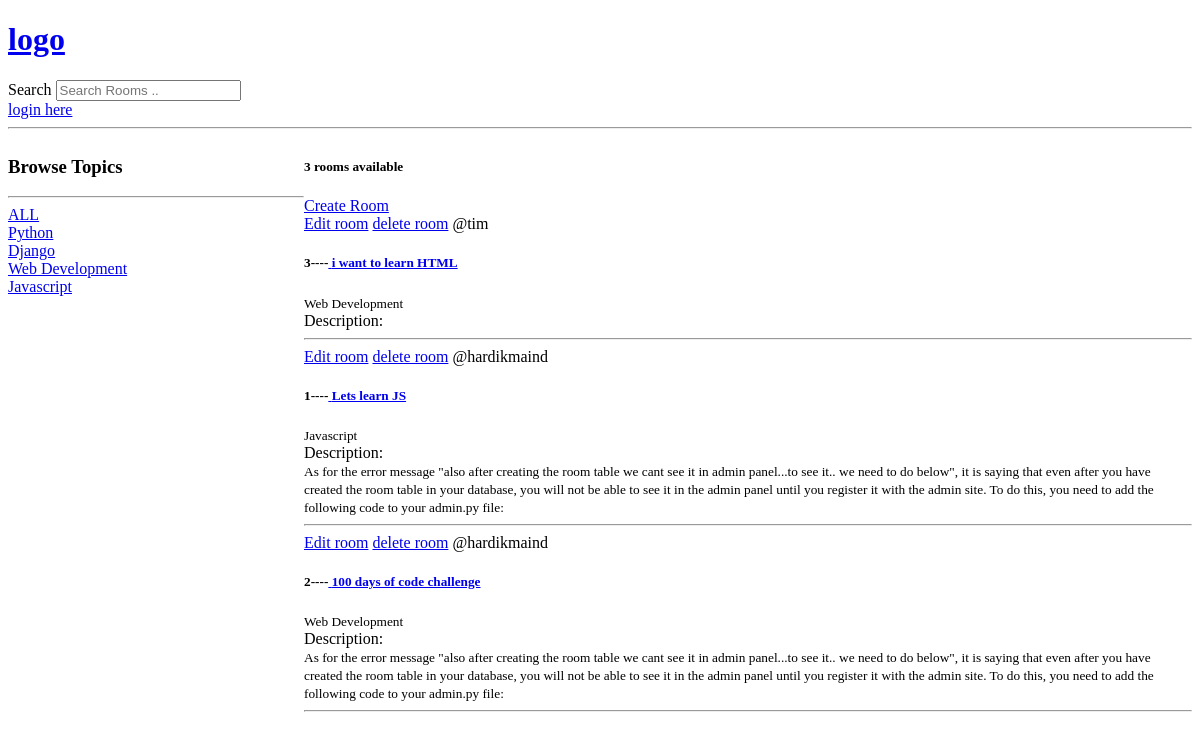
The app's page /, older data.
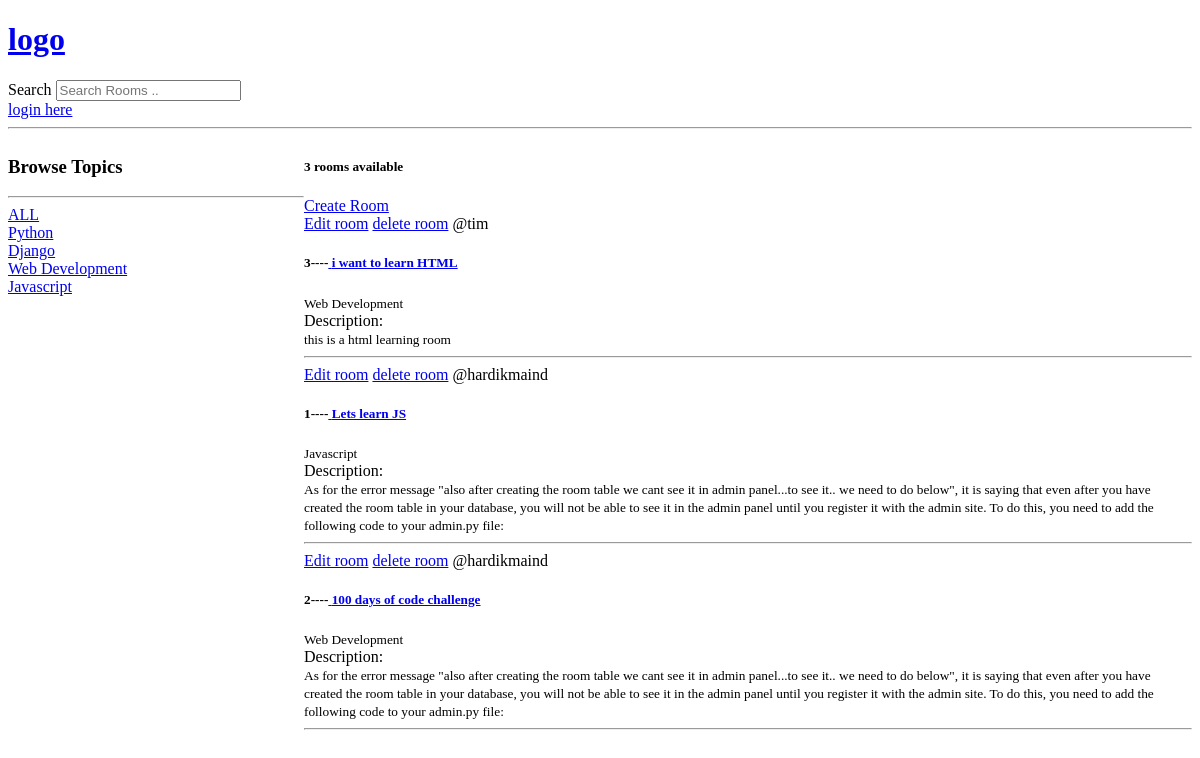
The same page, newer data.
### base/models.py (models this page shows, shortened)
class Topic(models.Model):
    name=models.CharField(max_length=200)

class Room(models.Model):
    name=models.CharField( max_length=200)  #here null is set to false by default. this means is ..the database cannot have the instance of this model without having this value something in it
    description=models.TextField(null=True ,blank=True)      #edar bydefault null ki value false rehti isliye aoan ne specify kiya hain ki null ki value true rahe. here it means that null is allowed
    updated=models.DateTimeField(auto_now=True)   #this is gonna take the snapshot of any time,this model instace was updated,so any time we run teh save mehod to update this model or this specifi table or item...this is going to take a time stamp. here we want the date and the time field it happend. here auto_now =true means that every time the save method is called this is going to take tha sanpshot automatically
    created=models.DateTimeField(auto_now_add=True)
    topic=models.ForeignKey(Topic,null=True ,on_delete=models.SET_NULL)       #this is a one to many relationship...and in bracket there is the model we are relating to. i.e parent model topic . incase topic is deleted then the room will be set to null, idont want to delete the room..i just want to set it to null. and if this value is set to null then we have to allow in the database that this value can be null. so we have to specify null=True
    host=models.ForeignKey(User,null=True ,on_delete=models.SET_NULL)
    class Meta:
        ordering=['-updated','-created']    #in this the newest  updateed room object(row in table Room) will be first and the oldest will be last

### base/views.py (the view)
# urls.py: path('', views.home,name="home"),   #when the user goes to the home page, the home function is called..which is in the views.py file
def home(request):
    q=request.GET.get('query') if request.GET.get('query')!=None  else '' #ye "query" home.html mein hai..wwhen clicked on the href link it will send the query to the url and then we will get the query here....we are getting the query from the url and storing it in a variable called q
    rooms=Room.objects.filter(Q(topic__name__icontains=q) | Q (name__icontains=q)|Q(description__icontains=q))
    room_count=rooms.count()    #this will count the number of rooms in the database
    topics=Topic.objects.all()
    context={'rooms':rooms,'topics':topics,'room_count':room_count} #this is a context dictionary....now here the rooms will be from the database and not from the above rooms list.
    return render(request,'base/home.html',context)             #base/home.html is the path to the home.html file. we dont need to add the template folder as django knows that it is in the template folder automatically.

### base/templates/base/home.html (shortened to what this page needs)
{% extends 'main.html' %} {% block content %}
<div class="home-container">
  <div>
    <h3>Browse Topics</h3>
    <hr />
    <div>
      <a href="{% url 'home' %}">
        ALL
      </a>
    </div>
    {% for x in topics %}
    <div>
      <a href="{% url 'home' %}?query={{x.name}}">
        {{x.name}}
      </a>
    </div>
    {% endfor %}
  </div>
  <div>
      <h5>{{room_count}} rooms available</h5>
    <a href="{% url 'create-room' %}">Create Room</a>
    <div>
      {% for room in rooms %}
      <div>
        <a href="{% url 'update-room' room.id %}">Edit room</a>
        <a href="{% url 'delete-room' room.id %}">delete room</a>
        <span>@{{room.host.username}}</span>
        <h5>
          {{room.id}}----<a href="{% url 'room' room.id %}"> {{room.name}}</a>
        </h5>
        <small> {{room.topic.name}} </small>
        <div>Description:</div>
        <small> {{room.description}} </small>
        <hr />
      </div>
      {% endfor %}
    </div>
  </div>
</div>
{% endblock %}

### templates/main.html (shortened to what this page needs)
<!DOCTYPE html>
<html lang="en">
<head>
</head>
<body>
    {%  include 'navbar.html' %}
    {% block content %}
    {% endblock %}
</body>
</html>

### templates/navbar.html
    <a href="/">
        <h1>logo</h1>
    </a>
    <form method="GET" action="{% url 'home' %}">
        <label for="search">Search</label>
        <input type="text" name="query" placeholder="Search Rooms ..">
    </form>
    {% if request.user.is_authenticated %}
    <a href="{% url 'logout' %}">Logout</a>
    {% else %}
    <a href="{% url 'login' %}">login here</a>
    {% endif %}
    <hr>

### base/templates/base/home.html (style rules this page uses)
.home-container { display: grid; grid-template-columns: 1fr 3fr; }

Row changes from the older to the newer data that the page shows:
changed Room "i want to learn HTML": description (not shown) → "this is a html learning room"
